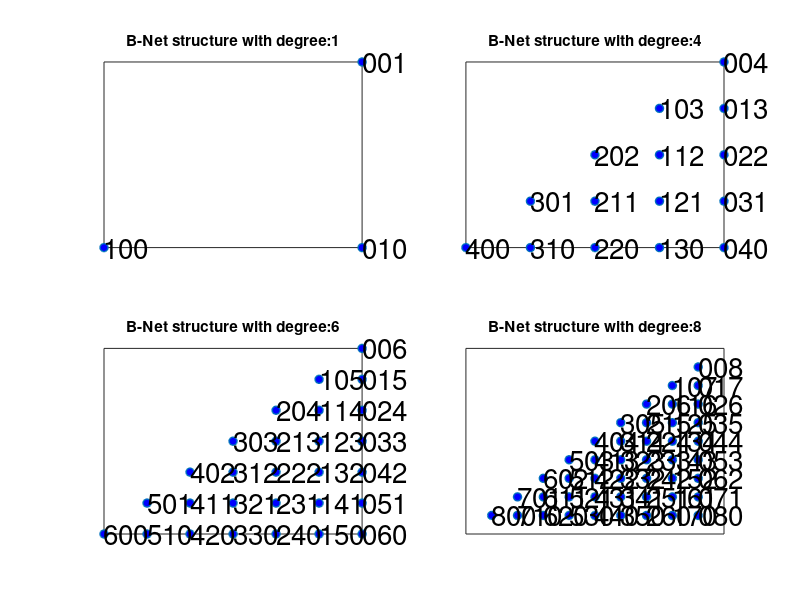

MATLAB code for this plot:
clc
clear
close all
n=2;
% d=4;
vec_d=[1 4 6 8];
figure
for index_d=1:4
d=vec_d(index_d);
kappa_mat=zeros(nchoosek(n+d,d),n+1);
index=1;
for i=d:-1:0
for j=d:-1:0
for k=d:-1:0
if(i+j+k)==d
kappa_mat(index,:)=[i j k];
index=index+1;
end
end
end
end
clear i j k index

c_plot=zeros(nchoosek(n+d,d),2);
index=1;
for i=1:d+1
    for j=1:i
        c_plot(index,:)=[i j];
    index=index+1;
    end
end
clear index i j
text_plot=char(kappa_mat+48);

subplot(2,2,index_d);
plot(c_plot(:,1),c_plot(:,2),'o', 'LineWidth',1,'MarkerFaceColor', 'b')
text(c_plot(:,1),c_plot(:,2),text_plot,'FontSize', 20);
% set(gca, 'color', 'none')
set(gca,'XTick',[])
set(gca,'YTick',[])
% set(gca,'visible','off')
title(['B-Net structure with degree:' num2str(d)])
end